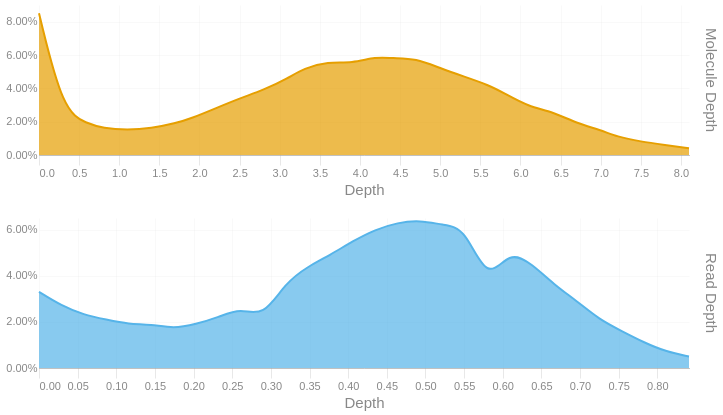

Here is the notebook cell this chart was saved with:
### Code cell
readdep = depth_hist(tb['Read Depth'], q99, 3)
readdep = readdep.with_columns(pl.lit('Read Depth').alias('Metric'))
if not SKIPLR:
    moldep = depth_hist(tb['Molecule Depth'], mol_q99, 1)
    moldep = moldep.with_columns(pl.lit('Molecule Depth').alias('Metric'))
    _hist = pl.concat([readdep, moldep])
    _hist = _hist.filter(pl.col('Proportion') != 0)
    with SafeRender(_hist):
        (
            alt.Chart(_hist)        
            .mark_area(interpolate = "basis")
            .encode(
                x=alt.X('Bin:Q').scale(domainMin=0).axis(alt.Axis(title='Depth')),
                y = alt.Y('Proportion:Q', title = None).axis(format = '.2%'),
                color = alt.Color('Metric:N').legend(None),
                row = alt.Row("Metric:N").header(title = None, labelOrient = 'right'),
                tooltip = [
                    alt.Tooltip("Metric:N", title = "Metric"),
                    alt.Tooltip('Interval:N', title = "Depth Interval"),
                    alt.Tooltip('Proportion:Q', title = "% Alignments").format('.2%')
                ]
            )
            .resolve_scale(x='independent', y='independent')
            .properties(
                height = 150, width = 650,
                usermeta={'embedOptions': {'downloadFileName': f'{samplename}.depth.hist'}}
            )
        ).display()
else:
    readdep = readdep.filter(pl.col('Proportion') != 0)
    with SafeRender(readdep):
        (
            alt.Chart(readdep)        
            .mark_area(interpolate = "basis")
            .encode(
                x=alt.X('Bin:Q').scale(domainMin=0).axis(alt.Axis(title='Depth')),
                y = alt.Y('Proportion:Q', title = None).axis(format = '.2%'),
                tooltip = [
                    alt.Tooltip('Interval:N', title = "Depth Interval"),
                    alt.Tooltip('Proportion:Q', title = "% Alignments").format('.2%')
                ]
            )
            .properties(
                usermeta={'embedOptions': {'downloadFileName': f'{samplename}.depth.hist'}}
            )
        ).display()

### Figure 1 — Vega-Lite specification as saved in the notebook (floating-point values rounded to 4 significant figures)
{"width": 650, "height": 150, "config": {"title": {"anchor": "start", "dy": -15, "fontSize": 18, "color": "#888888", "subtitleColor": "#888888", "subtitleFontSize": 14}, "arc": {"fill": "#0072B2"}, "axis": {"domainColor": "#888888", "domainWidth": 0.5, "gridWidth": 0.2, "grid": false, "titleFontWeight": 400, "titleFontSize": 15, "labelFontSize": 11, "labelColor": "#888888", "tickColor": "#888888", "tickWidth": 0.2, "titleColor": "#888888"}, "axisBand": {"grid": false}, "axisX": {"grid": true, "tickSize": 10, "domainCap": "round"}, "axisY": {"domain": false, "grid": true, "tickSize": 0, "domainCap": "round"}, "background": "transparent", "header": {"labelFontSize": 15, "labelColor": "#888888", "titleFontSize": 15, "titleFontWeight": 600, "titleColor": "#888888"}, "legend": {"labelFont": "sans-serif", "labelFontSize": 12, "labelColor": "#888888", "symbolSize": 100, "symbolType": "circle", "titleFontSize": 12, "titlePadding": 10, "titleColor": "#888888", "title": null}, "range": {"category": ["#E69F00", "#56B4E9", "#009E73", "#F0E442", "#0072B2", "#D55E00", "#CC79A7", "#000000"], "diverging": ["#cfe8f3", "#a2d4ec", "#73bfe2", "#46abdb", "#1696d2", "#12719e"]}, "area": {"fill": "#0072B2", "fillOpacity": 0.7, "line": true, "strokeOpacity": 0.7}, "line": {"color": "#0072B2", "stroke": "#0072B2", "strokeWidth": 2}, "trail": {"color": "#0072B2", "stroke": "#0072B2", "strokeWidth": 0, "size": 1}, "point": {"filled": true, "fillOpacity": 1.0, "size": 95}, "text": {"color": "#888888", "fontSize": 11, "align": "right", "fontWeight": 400, "size": 11}, "bar": {"fill": "#0072B2", "stroke": null}, "view": {"stroke": null, "continuousWidth": 660, "continuousHeight": 400}}, "data": {"name": "data-c1bcf93133d1a539ae13b8292fd508d9"}, "mark": {"type": "area", "interpolate": "basis"}, "encoding": {"color": {"field": "Metric", "legend": null, "type": "nominal"}, "row": {"field": "Metric", "header": {"title": null, "labelOrient": "right"}, "type": "nominal"}, "tooltip": [{"field": "Metric", "title": "Metric", "type": "nominal"}, {"field": "Interval", "title": "Depth Interval", "type": "nominal"}, {"field": "Proportion", "format": ".2%", "title": "% Alignments", "type": "quantitative"}], "x": {"axis": {"title": "Depth"}, "field": "Bin", "scale": {"domainMin": 0}, "type": "quantitative"}, "y": {"axis": {"format": ".2%"}, "field": "Proportion", "title": null, "type": "quantitative"}}, "resolve": {"scale": {"x": "independent", "y": "independent"}}, "usermeta": {"embedOptions": {"downloadFileName": "TF26LRJL0051_5B_10484332_23Y22YLT4_L7.depth.hist"}}, "$schema": "https://vega.github.io/schema/vega-lite/v6.4.1.json", "datasets": {"data-c1bcf93133d1a539ae13b8292fd508d9": [{"Bin": 0.0, "Interval": "0.0-0.029", "Proportion": 0.033, "Metric": "Read Depth"}, {"Bin": 0.029, "Interval": "0.029-0.058", "Proportion": 0.027, "Metric": "Read Depth"}, {"Bin": 0.058, "Interval": "0.058-0.087", "Proportion": 0.023, "Metric": "Read Depth"}, {"Bin": 0.087, "Interval": "0.087-0.116", "Proportion": 0.021, "Metric": "Read Depth"}, {"Bin": 0.116, "Interval": "0.116-0.145", "Proportion": 0.019, "Metric": "Read Depth"}, {"Bin": 0.145, "Interval": "0.145-0.174", "Proportion": 0.019, "Metric": "Read Depth"}, {"Bin": 0.174, "Interval": "0.174-0.203", "Proportion": 0.017, "Metric": "Read Depth"}, {"Bin": 0.203, "Interval": "0.203-0.232", "Proportion": 0.019, "Metric": "Read Depth"}, {"Bin": 0.232, "Interval": "0.232-0.261", "Proportion": 0.022, "Metric": "Read Depth"}, {"Bin": 0.261, "Interval": "0.261-0.29", "Proportion": 0.026, "Metric": "Read Depth"}, {"Bin": 0.29, "Interval": "0.29-0.319", "Proportion": 0.022, "Metric": "Read Depth"}, {"Bin": 0.319, "Interval": "0.319-0.348", "Proportion": 0.037, "Metric": "Read Depth"}, {"Bin": 0.348, "Interval": "0.348-0.377", "Proportion": 0.044, "Metric": "Read Depth"}, {"Bin": 0.377, "Interval": "0.377-0.406", "Proportion": 0.049, "Metric": "Read Depth"}, {"Bin": 0.406, "Interval": "0.406-0.435", "Proportion": 0.055, "Metric": "Read Depth"}, {"Bin": 0.435, "Interval": "0.435-0.464", "Proportion": 0.06, "Metric": "Read Depth"}, {"Bin": 0.464, "Interval": "0.464-0.493", "Proportion": 0.063, "Metric": "Read Depth"}, {"Bin": 0.493, "Interval": "0.493-0.522", "Proportion": 0.064, "Metric": "Read Depth"}, {"Bin": 0.522, "Interval": "0.522-0.551", "Proportion": 0.062, "Metric": "Read Depth"}, {"Bin": 0.551, "Interval": "0.551-0.58", "Proportion": 0.061, "Metric": "Read Depth"}, {"Bin": 0.58, "Interval": "0.58-0.609", "Proportion": 0.037, "Metric": "Read Depth"}, {"Bin": 0.609, "Interval": "0.609-0.638", "Proportion": 0.051, "Metric": "Read Depth"}, {"Bin": 0.638, "Interval": "0.638-0.667", "Proportion": 0.045, "Metric": "Read Depth"}, {"Bin": 0.667, "Interval": "0.667-0.696", "Proportion": 0.036, "Metric": "Read Depth"}, {"Bin": 0.696, "Interval": "0.696-0.725", "Proportion": 0.029, "Metric": "Read Depth"}, {"Bin": 0.725, "Interval": "0.725-0.754", "Proportion": 0.021, "Metric": "Read Depth"}, {"Bin": 0.754, "Interval": "0.754-0.783", "Proportion": 0.016, "Metric": "Read Depth"}, {"Bin": 0.783, "Interval": "0.783-0.812", "Proportion": 0.011, "Metric": "Read Depth"}, {"Bin": 0.812, "Interval": "0.812-0.841", "Proportion": 0.007, "Metric": "Read Depth"}, {"Bin": 0.841, "Interval": "0.841-0.87", "Proportion": 0.005, "Metric": "Read Depth"}, {"Bin": 0.0, "Interval": "0.0-0.3", "Proportion": 0.085, "Metric": "Molecule Depth"}, {"Bin": 0.3, "Interval": "0.3-0.6", "Proportion": 0.026, "Metric": "Molecule Depth"}, {"Bin": 0.6, "Interval": "0.6-0.8", "Proportion": 0.019, "Metric": "Molecule Depth"}, {"Bin": 0.8, "Interval": "0.8-1.1", "Proportion": 0.016, "Metric": "Molecule Depth"}, {"Bin": 1.1, "Interval": "1.1-1.4", "Proportion": 0.015, "Metric": "Molecule Depth"}, {"Bin": 1.4, "Interval": "1.4-1.7", "Proportion": 0.016, "Metric": "Molecule Depth"}, {"Bin": 1.7, "Interval": "1.7-1.9", "Proportion": 0.019, "Metric": "Molecule Depth"}, {"Bin": 1.9, "Interval": "1.9-2.2", "Proportion": 0.022, "Metric": "Molecule Depth"}, {"Bin": 2.2, "Interval": "2.2-2.5", "Proportion": 0.028, "Metric": "Molecule Depth"}, {"Bin": 2.5, "Interval": "2.5-2.8", "Proportion": 0.034, "Metric": "Molecule Depth"}, {"Bin": 2.8, "Interval": "2.8-3.1", "Proportion": 0.039, "Metric": "Molecule Depth"}, {"Bin": 3.1, "Interval": "3.1-3.3", "Proportion": 0.046, "Metric": "Molecule Depth"}, {"Bin": 3.3, "Interval": "3.3-3.6", "Proportion": 0.052, "Metric": "Molecule Depth"}, {"Bin": 3.6, "Interval": "3.6-3.9", "Proportion": 0.056, "Metric": "Molecule Depth"}, {"Bin": 3.9, "Interval": "3.9-4.2", "Proportion": 0.055, "Metric": "Molecule Depth"}, {"Bin": 4.2, "Interval": "4.2-4.4", "Proportion": 0.059, "Metric": "Molecule Depth"}, {"Bin": 4.4, "Interval": "4.4-4.7", "Proportion": 0.058, "Metric": "Molecule Depth"}, {"Bin": 4.7, "Interval": "4.7-5.0", "Proportion": 0.058, "Metric": "Molecule Depth"}, {"Bin": 5.0, "Interval": "5.0-5.3", "Proportion": 0.052, "Metric": "Molecule Depth"}, {"Bin": 5.3, "Interval": "5.3-5.6", "Proportion": 0.047, "Metric": "Molecule Depth"}, {"Bin": 5.6, "Interval": "5.6-5.8", "Proportion": 0.042, "Metric": "Molecule Depth"}, {"Bin": 5.8, "Interval": "5.8-6.1", "Proportion": 0.037, "Metric": "Molecule Depth"}, {"Bin": 6.1, "Interval": "6.1-6.4", "Proportion": 0.029, "Metric": "Molecule Depth"}, {"Bin": 6.4, "Interval": "6.4-6.7", "Proportion": 0.026, "Metric": "Molecule Depth"}, {"Bin": 6.7, "Interval": "6.7-7.0", "Proportion": 0.019, "Metric": "Molecule Depth"}, {"Bin": 7.0, "Interval": "7.0-7.2", "Proportion": 0.015, "Metric": "Molecule Depth"}, {"Bin": 7.2, "Interval": "7.2-7.5", "Proportion": 0.011, "Metric": "Molecule Depth"}, {"Bin": 7.5, "Interval": "7.5-7.8", "Proportion": 0.008, "Metric": "Molecule Depth"}, {"Bin": 7.8, "Interval": "7.8-8.1", "Proportion": 0.006, "Metric": "Molecule Depth"}, {"Bin": 8.1, "Interval": "8.1-8.34", "Proportion": 0.004, "Metric": "Molecule Depth"}]}}
